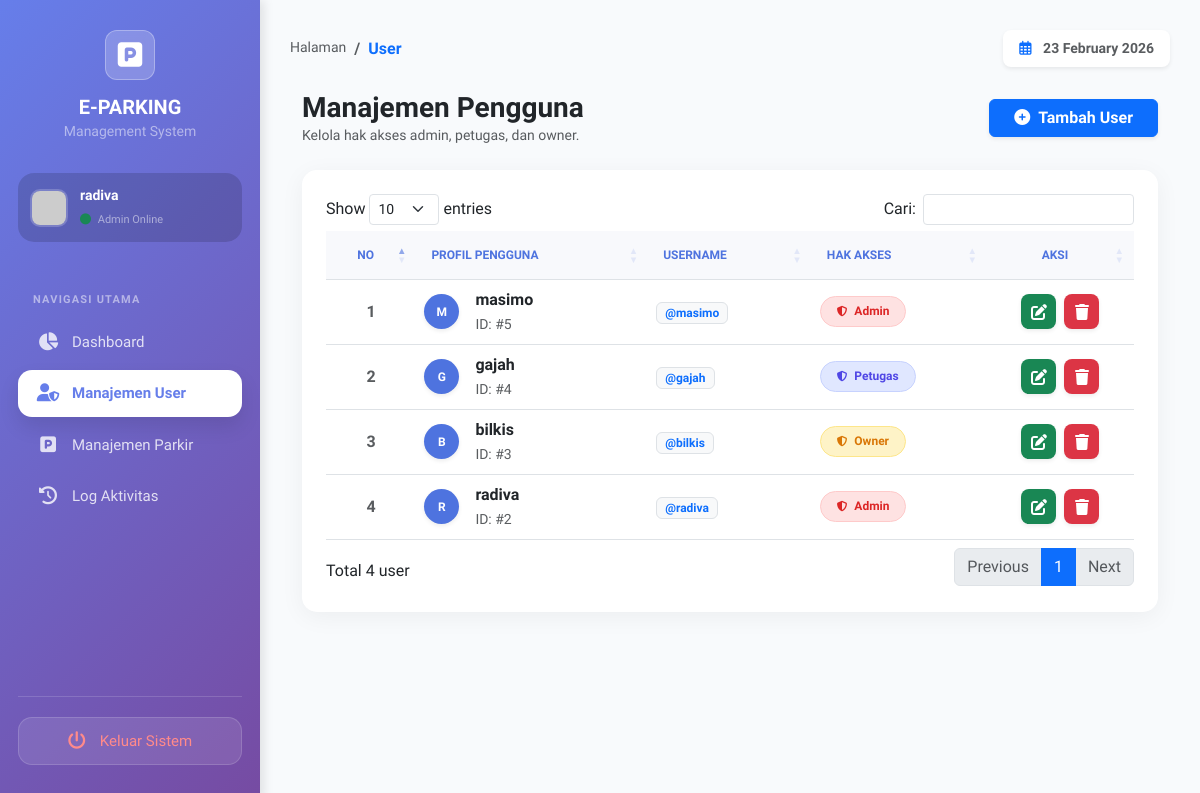
/Views/admin/admin.php?page=user (signed in), run on the app's committed database.
### tables this page shows
CREATE TABLE `tb_user` (
  `id_user` int(11) NOT NULL,
  `nama_lengkap` varchar(50) DEFAULT NULL,
  `username` varchar(50) DEFAULT NULL,
  `password` varchar(100) DEFAULT NULL,
  `role` enum('admin','petugas','owner') DEFAULT NULL,
  `status_aktif` tinyint(1) DEFAULT NULL
);

### Model/AdminModel.php (called while the page is built, shortened)
<?php
class AdminModel {
    private $db;
    public function __construct($db_conn) {
        $this->db = $db_conn;
    }
    public function getAllUsers() {
        return mysqli_query($this->db, "SELECT * FROM tb_user ORDER BY id_user DESC");
    }
}

### Views/admin/manajemen_user.php (the view, shortened to what this page needs)
<?php
require_once __DIR__ . '/../../Model/AdminModel.php';
$model = new AdminModel($conn);
$qUser   = $model->getAllUsers();
$no = 1;
?>
<link rel="stylesheet" href="https://cdn.datatables.net/1.13.6/css/dataTables.bootstrap5.min.css">
<link rel="stylesheet" href="https://cdnjs.cloudflare.com/ajax/libs/animate.css/4.1.1/animate.min.css">
<div class="container-fluid animate__animated animate__fadeIn">
    <div class="d-flex align-items-center justify-content-between mb-4">
        <div>
            <h3 class="fw-bold text-gray-800 m-0">Manajemen Pengguna</h3>
            <p class="text-muted small m-0">Kelola hak akses admin, petugas, dan owner.</p>
        </div>
        <button type="button" class="btn btn-primary shadow-sm px-4 fw-bold" data-bs-toggle="modal" data-bs-target="#modalTambah">
            <i class="fas fa-plus-circle me-2"></i>Tambah User
        </button>
    </div>
    <div class="card card-user p-4">
        <div class="table-responsive">
            <table id="tabelUser" class="table table-hover align-middle w-100">
                <thead>
                    <tr>
                        <th class="text-center">No</th>
                        <th>Profil Pengguna</th>
                        <th>Username</th>
                        <th>Hak Akses</th>
                        <th class="text-center">Aksi</th>
                    </tr>
                </thead>
                <tbody>
                    <?php while($u = mysqli_fetch_assoc($qUser)):
                        $role = strtolower($u['role']);
                        $badgeClass = ($role == 'admin') ? 'badge-admin' : (($role == 'petugas') ? 'badge-petugas' : 'badge-owner');
                        $inisial = strtoupper(substr($u['nama_lengkap'] ?? 'U', 0, 1));
                    ?>
                    <tr>
                        <td class="text-center fw-bold text-muted"><?= $no++ ?></td>
                        <td>
                            <div class="d-flex align-items-center">
                                <div class="avatar-circle me-3 shadow-sm"><?= $inisial ?></div>
                                <div>
                                    <span class="fw-bold text-dark d-block"><?= htmlspecialchars($u['nama_lengkap']) ?></span>
                                    <small class="text-muted">ID: #<?= $u['id_user'] ?></small>
                                </div>
                            </div>
                        </td>
                        <td><span class="badge bg-light text-primary border px-2 py-1">@<?= htmlspecialchars($u['username']) ?></span></td>
                        <td>
                            <span class="badge <?= $badgeClass ?> px-3 py-2 rounded-pill">
                                <i class="fas fa-shield-alt me-1 small"></i> <?= ucfirst($u['role']) ?>
                            </span>
                        </td>
                        <td class="text-center">
                            <div class="d-flex gap-2 justify-content-center">
                                <a href="?page=user&action=edit&id=<?= $u['id_user'] ?>" class="btn-edit-custom shadow-sm">
                                    <i class="fas fa-edit"></i>
                                </a>
                                <button class="btn-delete-custom shadow-sm" onclick="hapusUser(<?= $u['id_user'] ?>)">
                                    <i class="fas fa-trash"></i>
                                </button>
                            </div>
                        </td>
                    </tr>
                    <?php endwhile; ?>
                </tbody>
            </table>
        </div>
    </div>
</div>

### Views/admin/admin.php (style rules this page uses)
:root { --primary-gradient: linear-gradient(135deg, #667eea 0%, #764ba2 100%); --sidebar-width: 260px; }
body { background: #f8fafc; font-family: 'Plus Jakarta Sans', sans-serif; overflow-x: hidden; }

### Views/admin/manajemen_user.php (style rules this page uses)
.card-user { border: none; border-radius: 15px; box-shadow: 0 5px 25px rgba(0,0,0,0.05); background: white; }
.table thead th { background-color: #f8f9fc; color: #4e73df; font-weight: 700; text-transform: uppercase; font-size: 12px; padding: 15px; }
.badge-admin { background: #fee2e2; color: #dc2626; border: 1px solid #fecaca; }
.badge-petugas { background: #e0e7ff; color: #4f46e5; border: 1px solid #c7d2fe; }
.badge-owner { background: #fef3c7; color: #d97706; border: 1px solid #fde68a; }
.btn-edit-custom { background-color: #198754; color: white; width: 35px; height: 35px; display: flex; align-items: center; justify-content: center; border-radius: 8px; transition: 0.3s; text-decoration: none; border:none; }
.btn-delete-custom { background-color: #dc3545; color: white; width: 35px; height: 35px; display: flex; align-items: center; justify-content: center; border-radius: 8px; border: none; transition: 0.3s; }
.avatar-circle { width: 35px; height: 35px; background: #4e73df; color: white; border-radius: 50%; display: flex; align-items: center; justify-content: center; font-weight: bold; font-size: 12px; }

### data on the page
tb_user: nama_lengkap "M", nama_lengkap "masimo", id_user "5", username "masimo", role "Admin"
tb_user: nama_lengkap "G", nama_lengkap "gajah", id_user "4", username "gajah", role "Petugas"
tb_user: nama_lengkap "B", nama_lengkap "bilkis", id_user "3", username "bilkis", role "Owner"
tb_user: nama_lengkap "R", nama_lengkap "radiva", id_user "2", username "radiva", role "Admin"

### other printed values
$_SESSION['nama'] "radiva"
$page "User"
